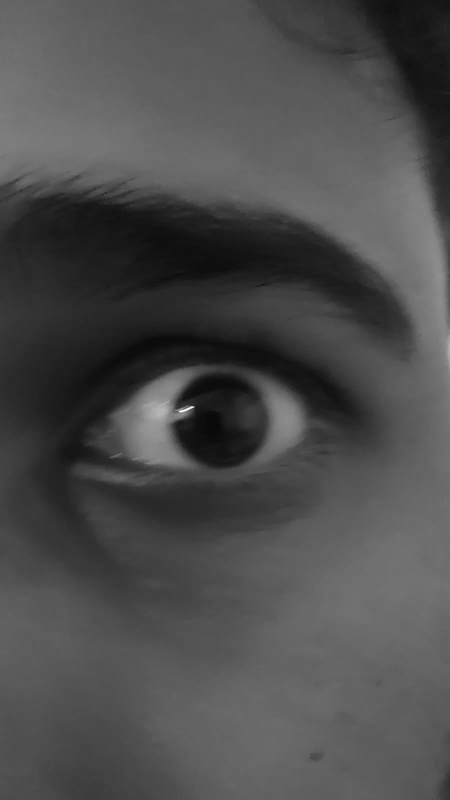
#> input picture IrisRecognition_ML/CASIA1/201/201_1_1.jpg, 899 x 1599 px (shown at 1/2 size); its folder holds only this picture in this run
$ python verifyDB_casia1.py --filename ../CASIA1/201/201_1_1.jpg   (older library calls are emulated)
#> lines starting #> are read from the running program, lines starting #| are printed output that depends on the picture; long printed decimals are rounded
import os
import cv2
import numpy as np
import pickle
from extractandenconding import extractFeature, matchingTemplate
from sklearn.svm import SVC
from time import time
import argparse

# Function to load embeddings from .pkl file
def load_embeddings(template_dir):
    with open(os.path.join(template_dir, "template_db.pkl"), 'rb') as f:
        return pickle.load(f)

# Function to check if the template already exists
# [58 lines left out: functions template_exists, create_new_template, train_model, train, not called in this run]

# Function to detect eyes in an image
def detect_eyes(image):
    if image is None or not hasattr(image, "shape"):
        return False

    eye_cascade = cv2.CascadeClassifier(cv2.data.haarcascades + "haarcascade_eye.xml")
    if eye_cascade.empty():
        raise FileNotFoundError("Eye cascade file not found.")

    gray = cv2.cvtColor(image, cv2.COLOR_BGR2GRAY)
    eyes = eye_cascade.detectMultiScale(gray, scaleFactor=1.2, minNeighbors=7, minSize=(30, 30))

    if len(eyes) == 0:
        return False

    for (x, y, w, h) in eyes:
        eye_roi = gray[y:y+h, x:x+w]
        sharpness = cv2.Laplacian(eye_roi, cv2.CV_64F).var()

        # Log sharpness to help debug
        print(f"Sharpness: {sharpness}")

        if sharpness < 100:  # Set the threshold for sharpness
            continue  # If the image is too blurry, don't consider it

        if w * h > 1000:  # Check if the detected eye region is sufficiently large
            print(f"Eye detected with sharpness: {sharpness}")
            return True

    return False

# Verify image against existing templates and create new template if necessary
def verify_and_create_template(args):
    # Load the image file and check if it is loaded correctly
    image = cv2.imread(args.filename)
#> image is the input picture: shape (1599, 899, 3); min 8, max 255, mean 76.5
    if image is None:
        raise ValueError(f"Failed to load image: {args.filename}")

    # Check if eyes are detected in the image
    print("Checking for eyes in the image...")
    if not detect_eyes(image):
#> in detect_eyes, `eyes = eye_cascade.detectMultiScale(gray, scaleFactor=1.2, minNeighbor..`: eyes = [[170, 537, 572, 572]]
#> the loop in detect_eyes, `for (x, y, w, h) in eyes:` made 1 pass
#> (x, y, w, h, sharpness) on pass 1: (170, 537, 572, 572, 7.2)
#| Sharpness: 7.196
#> pass 1, in detect_eyes, `eye_roi = gray[y:y+h, x:x+w]`:
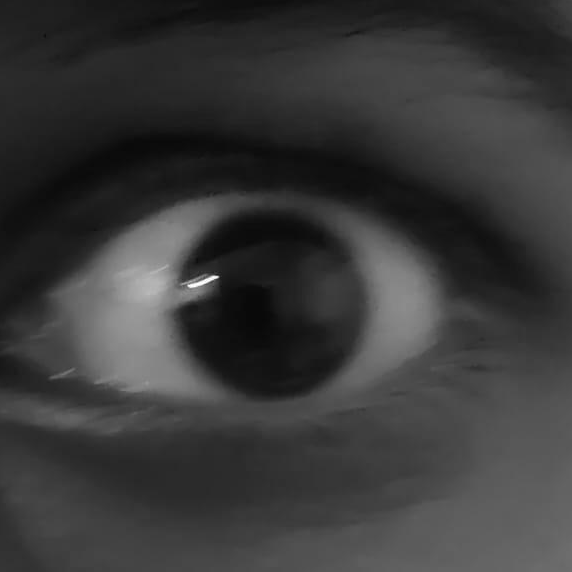
#> eye_roi: shape (572, 572); min 8, max 255, mean 57
        print("No iris detected in the image. Verification failed.\n")
        return False

    # Check if template already exists for the image
    if template_exists(args.template_dir, args.filename):
        print(f"Template already exists for {args.filename}. Proceeding with verification.")
        # Extract features for matching
        template, mask, _ = extractFeature(args.filename)
        print("Performing template matching...")
        result = matchingTemplate(template, mask, args.template_dir, args.threshold)

        if result == -1:
            print('\tNo registered sample found.')
            print("Iris verification failed.\n")
            # If no match is found, delete the template
            basename = os.path.basename(args.filename).replace('.jpg', '')
            template_file = os.path.join(args.template_dir, f"{basename}_template.npy")
            mask_file = os.path.join(args.template_dir, f"{basename}_mask.npy")
            if os.path.exists(template_file):
                os.remove(template_file)
            if os.path.exists(mask_file):
                os.remove(mask_file)
            print(f"Template for {basename} deleted.")
            return False  # Return False if verification fails
        elif result == 0:
            print('\tNo sample found in the directory.')
            print("Iris verification failed.\n")
            # If no match is found, delete the template
            basename = os.path.basename(args.filename).replace('.jpg', '')
            template_file = os.path.join(args.template_dir, f"{basename}_template.npy")
            mask_file = os.path.join(args.template_dir, f"{basename}_mask.npy")
            if os.path.exists(template_file):
                os.remove(template_file)
            if os.path.exists(mask_file):
                os.remove(mask_file)
            print(f"Template for {basename} deleted.")
            return False  # Return False if verification fails
        else:
            print(f'\tSamples found (in descending order of reliability):')
            for res in result:
                print(f'\t\t{res}')  # Each result on a new line
            print(f"Iris verification successful for {args.filename}. Template is valid.\n")
            return True  # Return True if verification is successful

    else:
        # If template doesn't exist, create a new one
        print("Template doesn't exist. Creating a new template.")
        template, mask = create_new_template(args.template_dir, args.filename)

        # Now verify the newly created template
        print(f"Verifying the new template for {args.filename}.")
        result = matchingTemplate(template, mask, args.template_dir, args.threshold)

        if result == -1 or result == 0:
            print("Iris verification failed. Deleting the newly created template.\n")
            # Delete the newly created template if verification fails
            basename = os.path.basename(args.filename).replace('.jpg', '')
            template_file = os.path.join(args.template_dir, f"{basename}_template.npy")
            mask_file = os.path.join(args.template_dir, f"{basename}_mask.npy")
            if os.path.exists(template_file):
                os.remove(template_file)
            if os.path.exists(mask_file):
                os.remove(mask_file)
            print(f"Template for {basename} deleted.")
            return False  # Return False if verification fails
        else:
            print(f"Verification successful for {args.filename}. The template is valid.\n")
            return True  # Return True if verification is successful

def main():
    # Argument parser
    parser = argparse.ArgumentParser(description="Train model or verify image against templates.")
    parser.add_argument("--template_dir", type=str, default="D:/Capstone/softaware/IrisRecognition_ML/src/templates/CASIA1/",
                        help="Path to the directory containing template files (default: ./templates/CASIA1/).")
    parser.add_argument("--mode", type=str, choices=['train', 'verify'], default='verify',
                        help="Mode of operation: 'train' to train the model or 'verify' to match images.")
    parser.add_argument("--filename", type=str, required=False,
                        help="Path to the image file to verify (required in verify mode).")
    parser.add_argument("--threshold", type=float, default=0.37,
                        help="Threshold for matching (default: 0.37).")
    args = parser.parse_args()

    if args.mode == 'train':
        train(args)
    elif args.mode == 'verify':
        start = time()
        print(f'\nStarting verification for file: {args.filename}\n')
        try:
            result = verify_and_create_template(args)
            print(f"Verification result: {result}")  # Print the result (True or False)
        except Exception as e:
            print(f"An error occurred: {e}")
        end = time()
        print(f'\nTotal time: {end - start:.2f} seconds\n')

if __name__ == "__main__":
    main()

$ run again, on IrisRecognition_ML/CASIA1/202/202_1_2.jpg
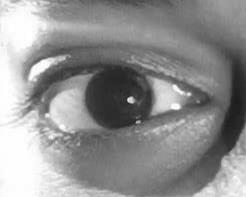
#> input picture IrisRecognition_ML/CASIA1/202/202_1_2.jpg, 246 x 197 px
#> in verify_and_create_template, image is the input picture: shape (197, 246, 3); min 28, max 255, mean 144
#> eyes = [[11, 23, 144, 144]]
#> the loop in detect_eyes, `for (x, y, w, h) in eyes:` made 1 pass
#> (x, y, w, h, sharpness) on pass 1: (11, 23, 144, 144, 144.7)
#> (printed output is left out)
#> pass 1, in detect_eyes, `eye_roi = gray[y:y+h, x:x+w]`:
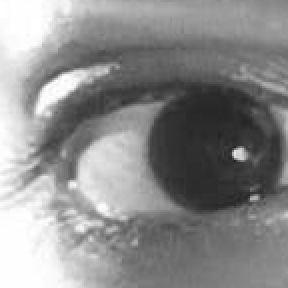
#> eye_roi: shape (144, 144) (shown 2 times larger); min 31, max 255, mean 139.7
#> in searchInnerBound, ``: indmax = 2562
#> in searchInnerBound, ``: y = 9; x = 14; r = 6
#> in searchInnerBound, ``: inner_y = 97.5
#> in searchInnerBound, ``: inner_x = 117.5
#> inner_r = 30
#> in searchInnerBound, ``: indmax = 333
#> in searchInnerBound, ``: y = 5; x = 1; r = 5
#> in searchInnerBound, ``: inner_y = 98.5
#> in searchInnerBound, ``: inner_x = 114.5
#> in segment, ``: rowp = 98.5; colp = 114.5; rp = 30
#> maxdispl = 4
#> minrad = 38
#> in searchOuterBound, ``: maxrad = 100
#> in searchOuterBound, ``: indmax = 2174
#> in searchOuterBound, ``: y = 4; x = 3; r = 4
#> outer_y = 99.5
#> outer_x = 114.5
#> outer_r = 41
#> in segment, ``: row = 99.5; col = 114.5; r = 41
#> in segment, ``: rowp = 98
#> in segment, ``: colp = 114
#> in segment, ``: row = 100
#> in segment, ``: col = 114
#> cirpupil = [98, 114, 30]
#> ciriris = [100, 114, 41]
#> irl = 59
#> iru = 141
#> icl = 73
#> icu = 155
#> in segment, ``:
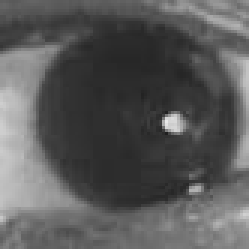
#> imageiris: shape (83, 83) (shown 3 times larger); min 31, max 233, mean 89

$ run again, on IrisRecognition_ML/CASIA1/202/202_1_3.jpg
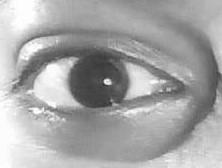
#> input picture IrisRecognition_ML/CASIA1/202/202_1_3.jpg, 222 x 168 px
#> in verify_and_create_template, image is the input picture: shape (168, 222, 3); min 49, max 255, mean 166.1
#> eyes = [[6, 15, 127, 127]]
#> the loop in detect_eyes, `for (x, y, w, h) in eyes:` made 1 pass
#> (x, y, w, h, sharpness) on pass 1: (6, 15, 127, 127, 205.3)
#> (printed output is left out)
#> pass 1, in detect_eyes, `eye_roi = gray[y:y+h, x:x+w]`:
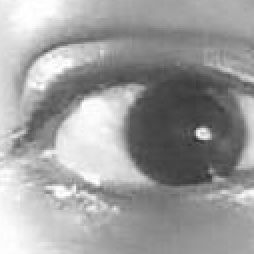
#> eye_roi: shape (127, 127) (shown 2 times larger); min 49, max 255, mean 157.6
#> in searchInnerBound, ``: indmax = 1174
#> in searchInnerBound, ``: y = 5; x = 11; r = 6
#> in searchInnerBound, ``: inner_y = 75.5
#> in searchInnerBound, ``: inner_x = 99.5
#> inner_r = 30
#> in searchInnerBound, ``: indmax = 413
#> in searchInnerBound, ``: y = 6; x = 3; r = 5
#> in searchInnerBound, ``: inner_y = 77.5
#> in searchInnerBound, ``: inner_x = 98.5
#> in segment, ``: rowp = 77.5; colp = 98.5; rp = 30
#> maxdispl = 4
#> minrad = 38
#> in searchOuterBound, ``: maxrad = 100
#> in searchOuterBound, ``: indmax = 1724
#> in searchOuterBound, ``: y = 3; r = 50
#> outer_y = 77.5
#> outer_x = 98.5
#> outer_r = 87
#> in segment, ``: row = 77.5; col = 98.5; r = 87
#> in segment, ``: rowp = 78
#> in segment, ``: colp = 98
#> in segment, ``: row = 78
#> in segment, ``: col = 98
#> cirpupil = [78, 98, 30]
#> ciriris = [78, 98, 87]
#> irl = -9
#> iru = 165
#> icl = 11
#> icu = 185
#> in segment, ``:
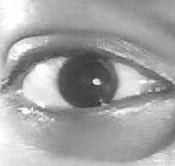
#> imageiris: shape (166, 175); min 49, max 255, mean 162.9

$ run again, on IrisRecognition_ML/CASIA1/201/201_1_3.jpg
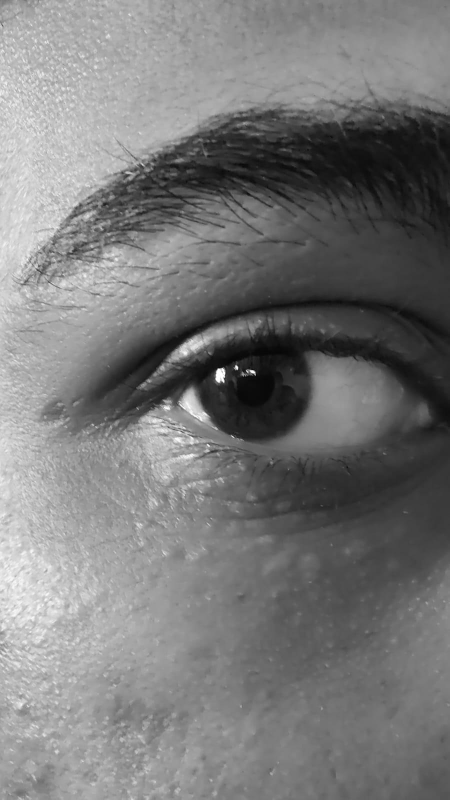
#> input picture IrisRecognition_ML/CASIA1/201/201_1_3.jpg, 899 x 1599 px (shown at 1/2 size)
#> in verify_and_create_template, image is the input picture: shape (1599, 899, 3); min 0, max 255, mean 120.7
#> eyes = [[78, 401, 744, 744]]
#> the loop in detect_eyes, `for (x, y, w, h) in eyes:` made 1 pass
#> (x, y, w, h, sharpness) on pass 1: (78, 401, 744, 744, 70.81)
#> (printed output is left out)
#> pass 1, in detect_eyes, `eye_roi = gray[y:y+h, x:x+w]`:
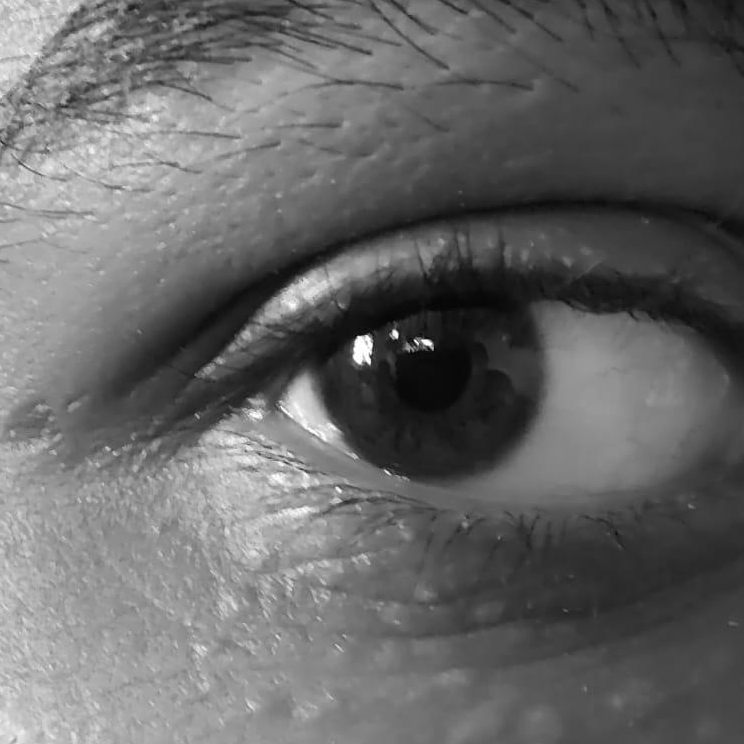
#> eye_roi: shape (744, 744); min 0, max 255, mean 103.4
